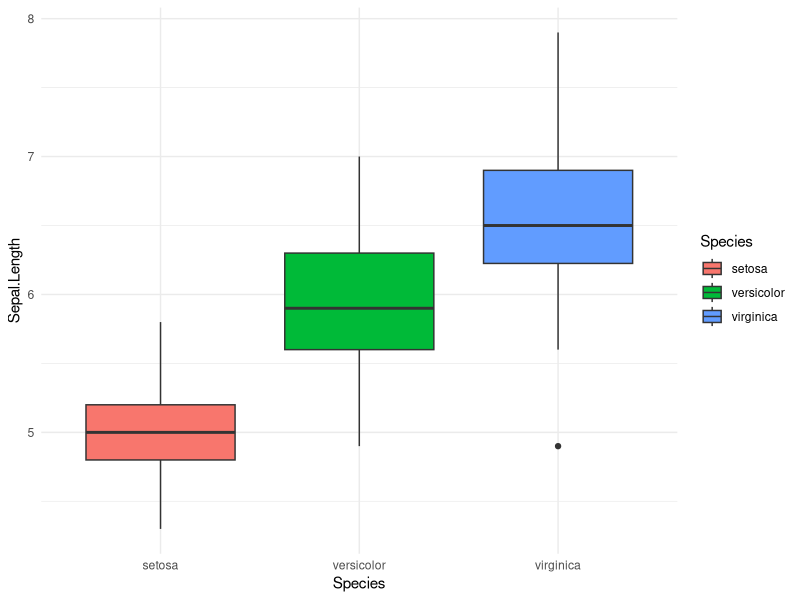

The R script that drew this image:
## ---- chunk 1
library(ggplot2)
data = iris
ggplot(data,aes(x=Species,y=Sepal.Length,fill=Species)) + 
    geom_boxplot() + 
    theme_minimal()
